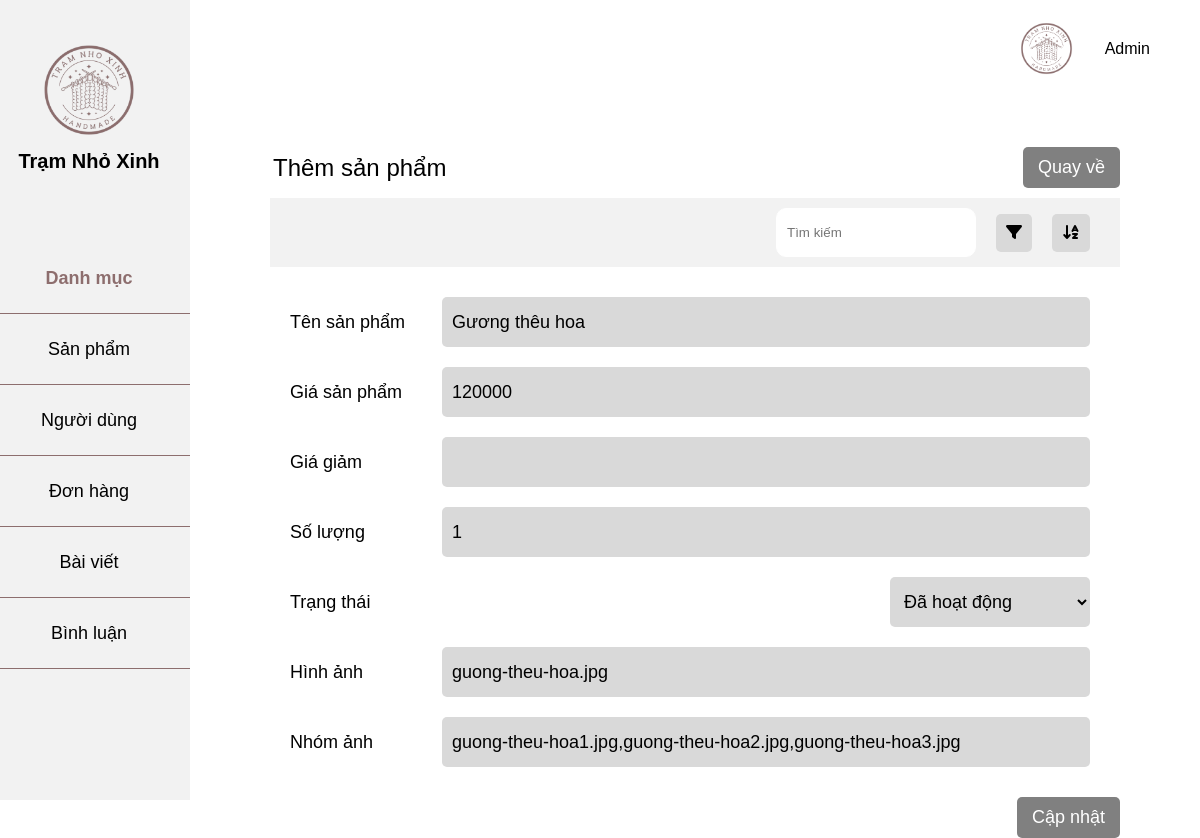
/admin/index.php?page=editpro&id=40, run on the app's committed database.
### tables this page shows
CREATE TABLE `products` (
  `id` int(11) NOT NULL,
  `name` varchar(255) NOT NULL,
  `price` int(11) NOT NULL,
  `salePrice` int(11) DEFAULT NULL,
  `description` text DEFAULT NULL,
  `detail` text DEFAULT NULL,
  `image` varchar(255) NOT NULL,
  `listImages` text DEFAULT NULL,
  `color` varchar(255) DEFAULT NULL,
  `material` varchar(255) DEFAULT NULL,
  `quantity` int(11) NOT NULL,
  `status` tinyint(1) NOT NULL,
  `view` int(11) DEFAULT NULL,
  `idCate` int(11) NOT NULL
);

### app/model/database.php (called while the page is built, shortened)
<?php
class Database
{
    private $servername = "localhost";
    private $username = "root";
    private $password = "";
    private $dbname = "handmade_db";
    private $conn;
    function __construct()
    {
        try {
            $this->conn = new PDO("mysql:host=$this->servername;dbname=$this->dbname; charset=utf8", $this->username, $this->password);
            $this->conn->setAttribute(PDO::ATTR_ERRMODE, PDO::ERRMODE_EXCEPTION);
        } catch (PDOException $e) {
            echo "Connection failed: " . $e->getMessage();
        };
    }
    function query($sql, $param = [])
    {
        $this->stmt = $this->conn->prepare($sql);
        $this->stmt->execute($param);
        return $this->stmt;
    }
    public function getOne($sql)
    {
        $statement = $this->query($sql);
        return $statement->fetch(PDO::FETCH_ASSOC);
    }
}

### app/model/productModel.php (called while the page is built, shortened)
<?php
class ProductModel
{
    private $db;
    function __construct()
    {
        $this->db = new Database();
    }
    function getIdPro($id){
        if($id > 0 ){
            $sql =  "SELECT * FROM products WHERE id = $id";
            return $this->db->getOne($sql);
        }else{
            return null;
        }
    }
}

### admin/app/view/productEdit.php (the view, shortened to what this page needs)
<div class="main">
                    <div class="main-category">
                        <div class="main-danhmuc">
                            <p>Thêm sản phẩm</p>
                            <a href="?page=product">Quay về</a>
                        </div>
                        <div class="main-header">
                            <div class="right-main-header">
                                <input type="text" placeholder="Tìm kiếm">
                                <div class="filter"><i class="fa-solid fa-filter"></i></div>
                                <div class="sort"><i class="fa-solid fa-arrow-down-a-z"></i></div>
                            </div>
                        </div>
                    </div>
                    <form action="?page=updatepro" method="post" enctype="multipart/form-data">
                        <div class="main-product">
                        <?php extract($data['detail']);?>
                            <div class="category-main-product">
                                <label for="Tên danh mục">Tên sản phẩm</label>
                                <input type="text" value="<?= $name ?>" name="name">
                            </div>
                            <div class="category-main-product">
                                <label for="">Giá sản phẩm</label>
                                <input type="text" name="price" value="<?= $price ?>">
                            </div>
                            <div class="category-main-product">
                                <label for="">Giá giảm</label>
                                <input type="text" name="salePrice" value="<?= $salePrice?>">
                            </div>
                            <div class="category-main-product">
                                <label for="">Số lượng</label>
                                <input type="number" name="quantity" value="<?= $quantity?>">
                            </div>
                            <div class="category-main-product">
                                <label for="status">Trạng thái</label>
                                <select name="status" id="">
                                    <option class="status success" value="" <?= ($status === 1) ? 'selected' : ''?>>Đã hoạt động</option>
                                </select>
                            </div>
                            <div class="category-main-product">
                                <label for="">Hình ảnh</label>
                                <input type="text" value="<?= $image ?>">
                            </div>
                            <div class="category-main-product">
                                <label for="">Nhóm ảnh</label>
                                <input type="text" value="<?= $listImages ?>">
                            </div>
                        </div>
                        <div class="submit-main-product">
                            <button type="submit" name="submit">Cập nhật</button>
                        </div>
                    </form>
                </div>
            </div>
        </div>
    </div>
</body>
</html>

### admin/public/css/grid.css (style rules this page uses)
* { margin: 0; padding: 0; box-sizing: border-box; }

### admin/public/css/Admin.css (style rules this page uses)
body { font-family: Arial; }
.main { margin: 50px 80px; height: auto; }
.main-category { display: grid; }
.main-danhmuc { display: flex; justify-content: space-between; align-items: center; }
.main-danhmuc p { font-size: 24px; margin: 3px; text-align: left; }
.main-danhmuc a { font-size: 18px; text-decoration: none; color: white; border-radius: 5px; background-color: #808080; padding: 10px 15px; }
.main-header { margin-top: 10px; display: flex; justify-content: space-between; background-color: #f2f2f2; height: 69px; }
.main-header .right-main-header { display: flex; align-items: center; justify-content: space-around; margin-left: auto; margin-right: 30px; }
.right-main-header input[type="text"] { margin-right: 20px; padding: 5px 10px; border-radius: 10px; border: 1px solid white; width: 200px; height: 49px; }
.right-main-header .filter { margin-right: 20px; background-color: #d9d9d9; padding: 10px; border-radius: 5px; }
.right-main-header .sort { background-color: #d9d9d9; padding: 10px; border-radius: 5px; }
.status { padding: 5px 10px; border-radius: 4px; color: #fff; }
.status.success { color: #5DD613; background-color: #F0FBF1; }
.main-product { margin: 20px; }
.category-main-product { display: flex; align-items: center; justify-content: space-between; }
.category-main-product label { font-size: 18px; }
.category-main-product option { margin: 10px; width: 80%; height: 50px; border-radius: 5px; background-color: #d9d9d9; border: none; }
.category-main-product input { margin: 10px; width: 80%; height: 50px; border-radius: 5px; font-size: 18px; background-color: #d9d9d9; border: none; padding: 0 10px; }
.category-main-product select { margin: 10px; width: 200px; height: 50px; border-radius: 5px; font-size: 18px; background-color: #d9d9d9; border: none; padding: 0 10px; }
.submit-main-product { width: 100%; display: flex; align-items: center; justify-content: right; }
button { font-size: 18px; text-decoration: none; color: white; background-color: #808080; border-radius: 5px; padding: 10px 15px; border: none; }

### data on the page
products: name "Gương thêu hoa", price "120000", quantity "1", status "Đã hoạt động", image "guong-theu-hoa.jpg", listImages "guong-theu-hoa1.jpg,guong-theu-hoa2.jpg,guong-theu-hoa3.jpg"
